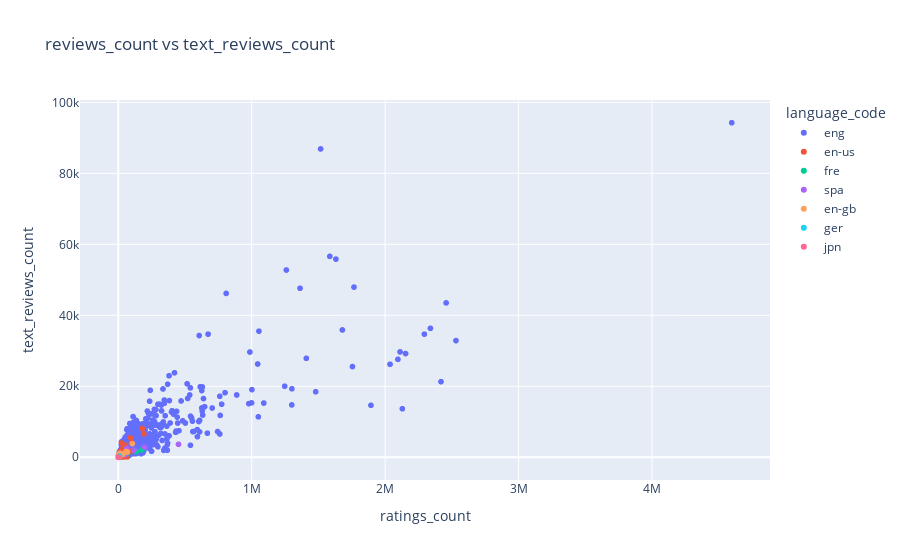

The notebook cell this image was saved under:
### Code cell
px.scatter(data_frame=books,x='ratings_count',y='text_reviews_count',color='language_code',title='reviews_count vs text_reviews_count')

### Figure 1 — Plotly figure (JSON) as saved in the notebook; plotly's stock layout.template omitted (floating-point values rounded to 4 significant figures; data arrays with more than 128 entries replaced by an {"elided": "..."} marker saying what was removed)
{"data": [{"hovertemplate": "language_code=eng<br>ratings_count=%{x}<br>text_reviews_count=%{y}<extra></extra>", "legendgroup": "eng", "marker": {"color": "#636efa", "symbol": "circle"}, "mode": "markers", "name": "eng", "showlegend": true, "type": "scattergl", "x": {"elided": "8911 int values"}, "xaxis": "x", "y": {"elided": "8911 int values"}, "yaxis": "y"}, {"hovertemplate": "language_code=en-us<br>ratings_count=%{x}<br>text_reviews_count=%{y}<extra></extra>", "legendgroup": "en-us", "marker": {"color": "#EF553B", "symbol": "circle"}, "mode": "markers", "name": "en-us", "showlegend": true, "type": "scattergl", "x": {"elided": "1409 int values"}, "xaxis": "x", "y": {"elided": "1409 int values"}, "yaxis": "y"}, {"hovertemplate": "language_code=fre<br>ratings_count=%{x}<br>text_reviews_count=%{y}<extra></extra>", "legendgroup": "fre", "marker": {"color": "#00cc96", "symbol": "circle"}, "mode": "markers", "name": "fre", "showlegend": true, "type": "scattergl", "x": {"elided": "144 int values"}, "xaxis": "x", "y": {"elided": "144 int values"}, "yaxis": "y"}, {"hovertemplate": "language_code=spa<br>ratings_count=%{x}<br>text_reviews_count=%{y}<extra></extra>", "legendgroup": "spa", "marker": {"color": "#ab63fa", "symbol": "circle"}, "mode": "markers", "name": "spa", "showlegend": true, "type": "scattergl", "x": {"elided": "218 int values"}, "xaxis": "x", "y": {"elided": "218 int values"}, "yaxis": "y"}, {"hovertemplate": "language_code=en-gb<br>ratings_count=%{x}<br>text_reviews_count=%{y}<extra></extra>", "legendgroup": "en-gb", "marker": {"color": "#FFA15A", "symbol": "circle"}, "mode": "markers", "name": "en-gb", "showlegend": true, "type": "scattergl", "x": {"elided": "214 int values"}, "xaxis": "x", "y": {"elided": "214 int values"}, "yaxis": "y"}, {"hovertemplate": "language_code=ger<br>ratings_count=%{x}<br>text_reviews_count=%{y}<extra></extra>", "legendgroup": "ger", "marker": {"color": "#19d3f3", "symbol": "circle"}, "mode": "markers", "name": "ger", "showlegend": true, "type": "scattergl", "x": [6, 9674, 0, 9, 141, 6, 11, 256, 11, 2, 6, 2, 65, 59, 3, 22, 134, 2, 1254, 4, 37, 1806, 44, 27, 314, 3, 301, 24, 2, 1, 14, 33, 7, 23, 1, 427, 8, 14, 7, 1, 6, 8, 7, 22, 1, 432, 2, 61, 39, 9, 16, 59, 11, 16, 38, 71, 4, 16, 6, 2, 46, 0, 61, 2, 1, 5, 22, 13, 5, 13, 2, 103, 39, 46, 1, 15, 0, 2, 5, 67, 5420, 1, 24, 343, 450, 38, 8, 39, 26, 313, 30, 2, 1, 26, 39, 2, 5, 8, 428], "xaxis": "x", "y": [1, 343, 0, 0, 11, 0, 1, 16, 3, 2, 1, 1, 7, 4, 0, 2, 5, 0, 63, 0, 5, 27, 2, 1, 14, 0, 19, 2, 0, 0, 0, 6, 2, 3, 0, 23, 2, 0, 2, 0, 0, 0, 0, 0, 0, 26, 0, 5, 4, 0, 2, 0, 2, 1, 1, 6, 2, 1, 2, 0, 0, 0, 0, 0, 0, 0, 0, 0, 0, 1, 0, 4, 2, 4, 0, 1, 0, 1, 0, 4, 81, 1, 1, 15, 32, 2, 1, 1, 1, 8, 2, 0, 0, 5, 4, 0, 0, 0, 24], "yaxis": "y"}, {"hovertemplate": "language_code=jpn<br>ratings_count=%{x}<br>text_reviews_count=%{y}<extra></extra>", "legendgroup": "jpn", "marker": {"color": "#FF6692", "symbol": "circle"}, "mode": "markers", "name": "jpn", "showlegend": true, "type": "scattergl", "x": [227, 452, 400, 41, 19, 6, 5, 7, 5, 4, 275, 61, 9, 289, 11, 331, 282, 8, 9, 329, 9, 6, 16, 15, 11, 12, 15, 13, 11, 13, 14, 13, 15, 41, 12, 0, 2, 2, 2, 6, 56, 20, 20, 22, 22, 4], "xaxis": "x", "y": [38, 13, 11, 3, 0, 2, 1, 1, 2, 0, 7, 5, 2, 8, 2, 6, 7, 2, 2, 5, 2, 0, 0, 0, 1, 1, 0, 1, 1, 0, 1, 1, 0, 3, 1, 0, 0, 0, 0, 0, 10, 2, 1, 2, 1, 0], "yaxis": "y"}], "layout": {"legend": {"title": {"text": "language_code"}, "tracegroupgap": 0}, "title": {"text": "reviews_count vs text_reviews_count"}, "xaxis": {"anchor": "y", "domain": [0, 1], "title": {"text": "ratings_count"}}, "yaxis": {"anchor": "x", "domain": [0, 1], "title": {"text": "text_reviews_count"}}}}
